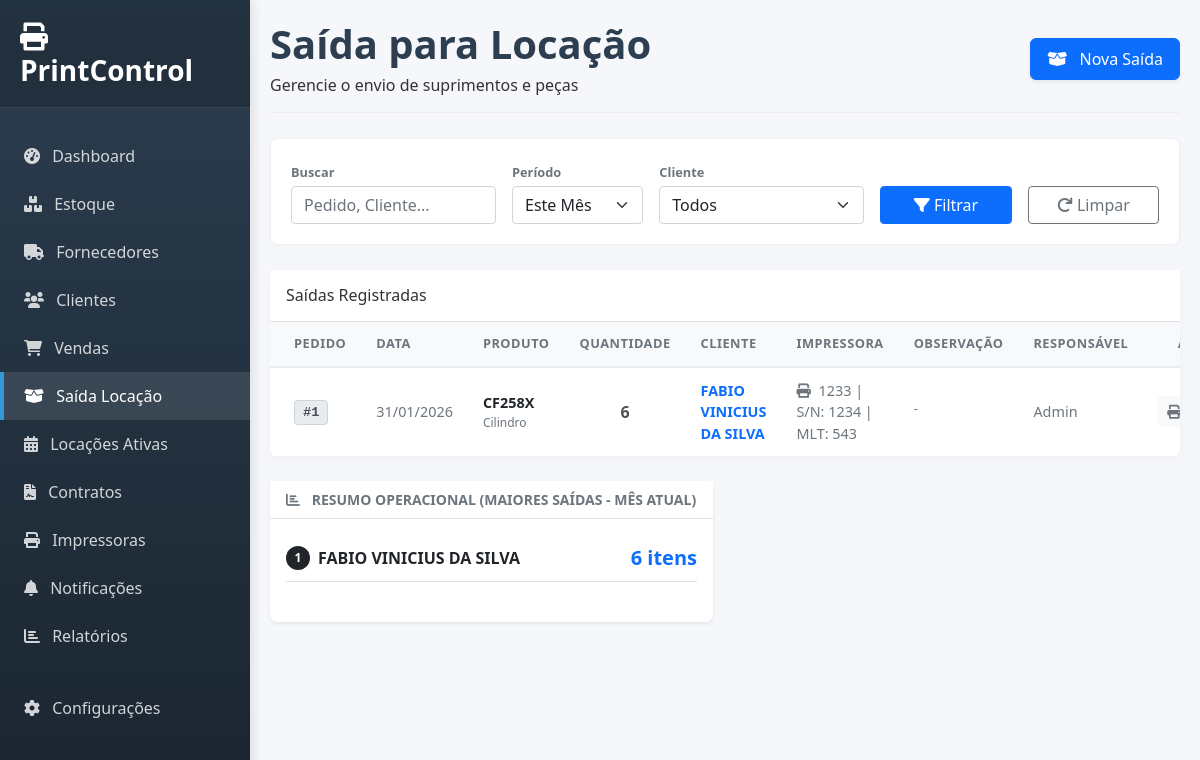
Screenshot of /saida_locacao with the database file from the repository.
### app.py (models this page shows, shortened)
class ItemPedido(db.Model):
    id = db.Column(db.Integer, primary_key=True)
    pedido_id = db.Column(db.Integer, db.ForeignKey('pedido_saida.id'), nullable=False)
    produto_id = db.Column(db.Integer, db.ForeignKey('produto.id'), nullable=False)
    quantidade = db.Column(db.Integer, nullable=False)
    produto = db.relationship('Produto')

class PedidoSaida(db.Model):
    id = db.Column(db.Integer, primary_key=True)
    numero_pedido = db.Column(db.Integer, unique=True)
    cliente_id = db.Column(db.Integer, db.ForeignKey('cliente.id'), nullable=False)
    data = db.Column(db.DateTime, default=datetime.now)
    impressora = db.Column(db.String(100))
    observacao = db.Column(db.String(200))
    status = db.Column(db.String(20), default='Ativo')
    justificativa_cancelamento = db.Column(db.String(255))
    cliente = db.relationship('Cliente', backref='pedidos')
    itens = db.relationship('ItemPedido', backref='pedido', cascade="all, delete-orphan")

class Produto(db.Model):
    id = db.Column(db.Integer, primary_key=True)
    nome = db.Column(db.String(100), nullable=False)
    categoria = db.Column(db.String(50))
    marca = db.Column(db.String(50))
    compatibilidade = db.Column(db.String(150))
    quantidade = db.Column(db.Integer, default=0)
    minimo = db.Column(db.Integer, default=5)
    valor_pago = db.Column(db.Float, default=0.0)
    valor_venda = db.Column(db.Float, default=0.0)
    observacao = db.Column(db.String(200))
    ativo = db.Column(db.Boolean, default=True)

class Cliente(db.Model):
    id = db.Column(db.Integer, primary_key=True)
    nome = db.Column(db.String(100), nullable=False)
    tipo_pessoa = db.Column(db.String(20))
    documento = db.Column(db.String(20))
    endereco = db.Column(db.String(200))
    telefone = db.Column(db.String(20))
    email = db.Column(db.String(100))
    data_fechamento = db.Column(db.Integer)
    observacao = db.Column(db.Text)

### app.py (the view, shortened to what this page needs)
@app.route('/saida_locacao')
def saida_locacao():
    busca = request.args.get('busca')
    periodo = request.args.get('periodo')
    cliente_id = request.args.get('cliente_id')
    query = PedidoSaida.query
    if cliente_id and cliente_id != 'Todos':
        query = query.filter(PedidoSaida.cliente_id == int(cliente_id))
    if periodo == 'mes_passado':
        mes_passado = datetime.now().month - 1
        query = query.filter(extract('month', PedidoSaida.data) == mes_passado)
    elif periodo != 'todos':
        mes_atual = datetime.now().month
        query = query.filter(extract('month', PedidoSaida.data) == mes_atual)
    pedidos = query.order_by(PedidoSaida.data.desc()).all()
    produtos = Produto.query.filter(Produto.quantidade > 0).all()
    clientes = Cliente.query.order_by(Cliente.nome).all()
    mes_atual = datetime.now().month
    top_clientes = db.session.query(
        Cliente.nome,
        func.sum(ItemPedido.quantidade).label('total_itens')
    ).join(PedidoSaida, Cliente.pedidos).join(ItemPedido).filter(
        extract('month', PedidoSaida.data) == mes_atual,
        PedidoSaida.status == 'Ativo'
    ).group_by(Cliente.id).order_by(desc('total_itens')).limit(30).all()
    return render_template('saida_locacao.html',
                           produtos=produtos,
                           clientes=clientes,
                           pedidos=pedidos,
                           top_clientes=top_clientes,
                           hoje=datetime.now())

### app.py (called while the page is built)
@app.context_processor
def utility_processor():
    try:
        config = Configuracao.query.first()
        if not config:
            config = Configuracao()
            db.session.add(config)
            db.session.commit()
        return dict(hoje=datetime.now(), config=config)
    except:
        return dict(hoje=datetime.now(), config=None)

### templates/saida_locacao.html (shortened to what this page needs)
{% extends "base.html" %}
{% block content %}
<div id="saida-locacao-page" class="page-content active">
    <div class="page-header">
        <div class="d-flex justify-content-between align-items-center">
            <div><h1 class="page-title">Saída para Locação</h1><p class="page-subtitle mb-0">Gerencie o envio de suprimentos e peças</p></div>
            <div>
                <button class="btn btn-primary btn-action shadow-sm" onclick="abrirModalNovaSaida()">
                    <i class="fas fa-box-open me-2"></i> Nova Saída
                </button>
            </div>
        </div>
    </div>
    <div class="filter-bar">
        <form action="{{ url_for('saida_locacao') }}" method="GET">
            <div class="row g-3 align-items-end">
                <div class="col-md-3">
                    <label class="form-label-clean">Buscar</label>
                    <input type="text" class="form-control" placeholder="Pedido, Cliente..." name="busca" value="{{ request.args.get('busca', '') }}">
                </div>
                <div class="col-md-2">
                    <label class="form-label-clean">Período</label>
                    <select class="form-select" name="periodo">
                        <option value="mes_atual" {% if request.args.get('periodo') == 'mes_atual' %}selected{% endif %}>Este Mês</option>
                    </select>
                </div>
                <div class="col-md-3">
                    <label class="form-label-clean">Cliente</label>
                    <select class="form-select" name="cliente_id">
                        <option value="Todos">Todos</option>
                    </select>
                </div>
                <div class="col-md-2"><button type="submit" class="btn btn-primary w-100"><i class="fas fa-filter"></i> Filtrar</button></div>
                <div class="col-md-2"><a href="{{ url_for('saida_locacao') }}" class="btn btn-outline-secondary w-100"><i class="fas fa-redo"></i> Limpar</a></div>
            </div>
        </form>
    </div>
    <div class="card card-table">
        <div class="card-header bg-white py-3"><h5 class="card-title mb-0" style="font-size: 1rem;">Saídas Registradas</h5></div>
        <div class="card-body p-0">
            <div class="table-responsive table-scroll">
                <table class="table table-hover mb-0 align-middle">
                    <thead>
                        <tr>
                            <th class="ps-4">PEDIDO</th>
                            <th>DATA</th>
                            <th>PRODUTO</th>
                            <th class="text-center">QUANTIDADE</th>
                            <th>CLIENTE</th>
                            <th>IMPRESSORA</th>
                            <th>OBSERVAÇÃO</th>
                            <th>RESPONSÁVEL</th>
                            <th width="100" class="text-end pe-4">AÇÕES</th>
                        </tr>
                    </thead>
                    <tbody>
                        {% for pedido in pedidos %}
                            {% for item in pedido.itens %}
                            <tr>
                                <td class="ps-4"><span class="badge-pedido">#{{ pedido.numero_pedido }}</span></td>
                                <td class="text-muted">{{ pedido.data.strftime('%d/%m/%Y') }}</td>
                                <td>
                                    <span class="fw-bold text-dark">{{ item.produto.nome }}</span>
                                    <div class="small text-muted" style="font-size: 0.75rem;">{{ item.produto.categoria }}</div>
                                </td>
                                <td class="text-center"><span class="fw-bold fs-6">{{ item.quantidade }}</span></td>
                                <td><div class="fw-bold text-primary">{{ pedido.cliente.nome }}</div></td>
                                <td class="text-muted small">
                                    {% if pedido.impressora %}
                                        <i class="fas fa-print me-1"></i> {{ pedido.impressora }}
                                    {% else %} - {% endif %}
                                </td>
                                <td><span class="d-inline-block text-truncate text-muted small" style="max-width: 150px;">{{ pedido.observacao or '-' }}</span></td>
                                <td class="text-muted small">Admin</td>
                                <td class="text-end pe-4">
                                    <div class="d-flex justify-content-end gap-1">
                                        {% if pedido.status != 'Cancelado' %}
                                            <a href="{{ url_for('imprimir_pedido', id=pedido.id) }}" target="_blank" class="btn btn-sm btn-light text-secondary" title="Imprimir"><i class="fas fa-print"></i></a>
                                        {% else %}
                                            <span class="badge bg-danger">Cancelado</span>
                                        {% endif %}
                                    </div>
                                </td>
                            </tr>
                            {% endfor %}
                        {% else %}
                            <tr><td colspan="9" class="text-center p-5 text-muted">Nenhuma saída registrada neste período.</td></tr>
                        {% endfor %}
                    </tbody>
                </table>
            </div>
        </div>
    </div>
    <div class="row mt-4">
        <div class="col-md-6">
            <div class="card border-0 shadow-sm h-100">
                <div class="card-header bg-white border-bottom fw-bold text-muted small text-uppercase">
                    <i class="fas fa-chart-bar me-2"></i> Resumo Operacional (Maiores Saídas - Mês Atual)
                </div>
                <div class="card-body">
                    {% if top_clientes %}
                        {% for cliente in top_clientes %}
                        <div class="d-flex justify-content-between align-items-center border-bottom py-2">
                            <div class="d-flex align-items-center">
                                <span class="badge bg-dark rounded-circle me-2" style="width:24px;height:24px;display:flex;align-items:center;justify-content:center;">{{ loop.index }}</span>
                                <span class="d-block fw-bold text-dark">{{ cliente.nome }}</span>
                            </div>
                            <div class="fw-bold fs-5 text-primary">{{ cliente.total_itens }} itens</div>
                        </div>
                        {% endfor %}
                    {% else %}
                        <div class="text-center text-muted py-4">Sem dados para este mês.</div>
                    {% endif %}
                </div>
            </div>
        </div>
    </div>
</div>
{% endblock %}

### templates/base.html (style rules this page uses)
:root { --primary-color: #2c3e50; --secondary-color: #3498db; --success-color: #27ae60; --warning-color: #f39c12; --danger-color: #e74c3c; --purple-color: #9b59b6; --light-color: #f8f9fa; }
body { font-family: 'Segoe UI', sans-serif; background-color: #f5f7fa; color: #333; }
.card { border-radius: 10px; border: none; box-shadow: 0 5px 15px rgba(0, 0, 0, 0.08); margin-bottom: 24px; }
.btn-action { border-radius: 6px; padding: 8px 16px; font-weight: 500; transition: all 0.3s; }
.page-header { margin-bottom: 25px; border-bottom: 1px solid #eee; padding-bottom: 15px; }

### templates/saida_locacao.html (style rules this page uses)
.page-title { color: #2C3E50 !important; font-family: 'Segoe UI', sans-serif; font-weight: 700; margin-bottom: 5px; }
.filter-bar { background-color: white; padding: 20px; border-radius: 8px; margin-bottom: 25px; border: 1px solid #f0f0f0; box-shadow: 0 2px 5px rgba(0,0,0,0.02); }
.card { border: none; box-shadow: 0 2px 8px rgba(0,0,0,0.05); border-radius: 8px; }
.card-table { border: none; box-shadow: 0 2px 10px rgba(0,0,0,0.03); border-radius: 8px; }
.table-scroll { max-height: 500px; overflow-y: auto; }
.table thead th { position: sticky; top: 0; z-index: 2; background-color: #f8f9fa; color: #6c757d; font-weight: 700; font-size: 0.8rem; border-bottom: 2px solid #e9ecef; border-top: none; padding: 12px 15px; text-transform: uppercase; letter-spacing: 0.5px; white-space: nowrap; box-shadow: 0 2px 2px -1px rgba(0,0,0,0.1); }
.table tbody td { vertical-align: middle; color: #495057; font-size: 0.9rem; padding: 12px 15px; border-bottom: 1px solid #f5f5f5; }
.badge-pedido { background-color: #e9ecef; color: #495057; border: 1px solid #ced4da; padding: 4px 8px; border-radius: 4px; font-family: monospace; font-size: 0.85rem; font-weight: 700; }
.form-label-clean { font-size: 0.8rem; font-weight: 700; color: #6c757d; margin-bottom: 4px; }

### rows the page displays
PedidoSaida: numero_pedido "1", data "31/01/2026", impressora "1233 | S/N: 1234 | MLT: 543", observacao "-"
ItemPedido: produto.nome "CF258X", produto.categoria "Cilindro", quantidade "6"
Cliente: cliente.nome "FABIO VINICIUS DA SILVA", nome "FABIO VINICIUS DA SILVA", total_itens "6"
